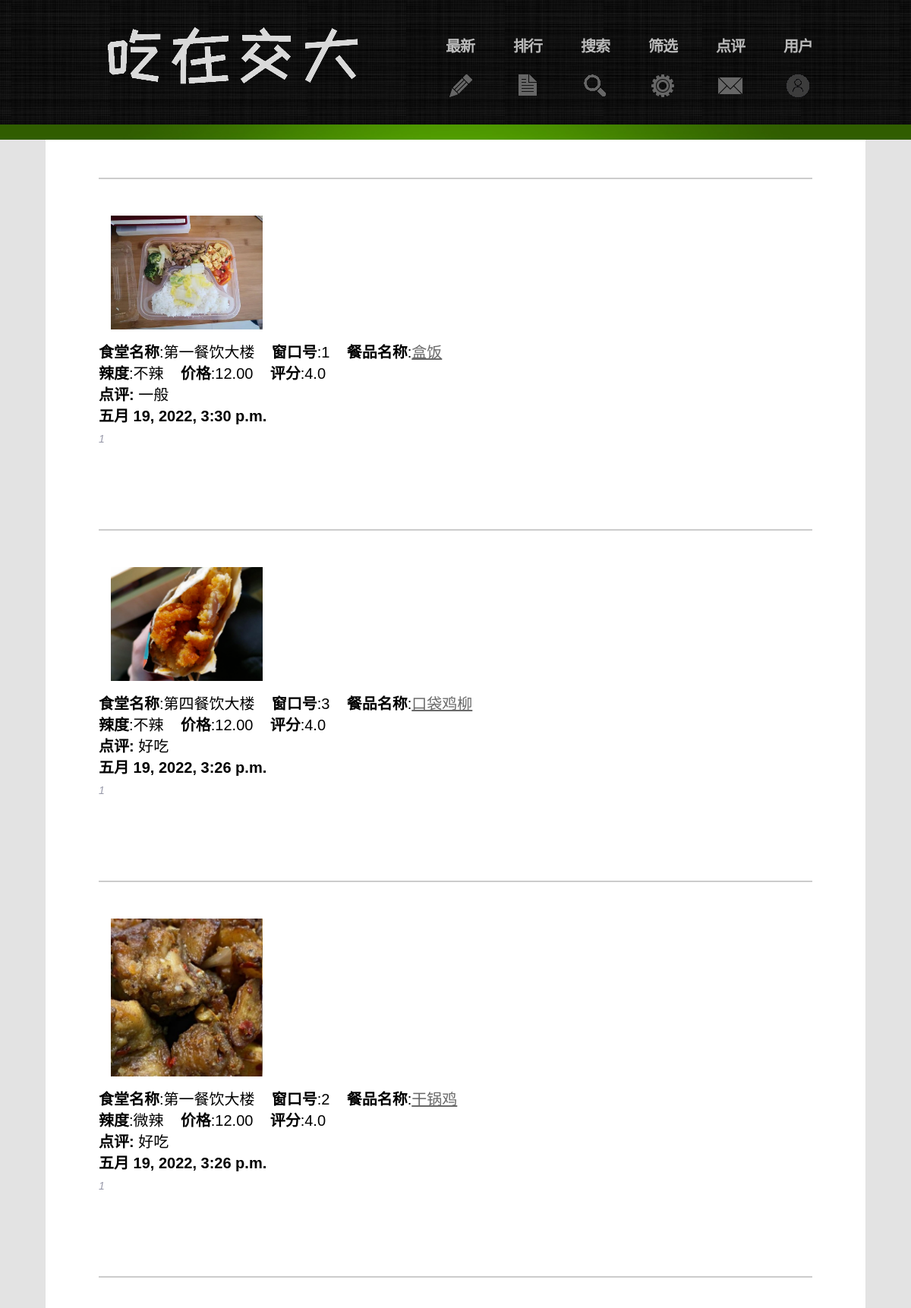
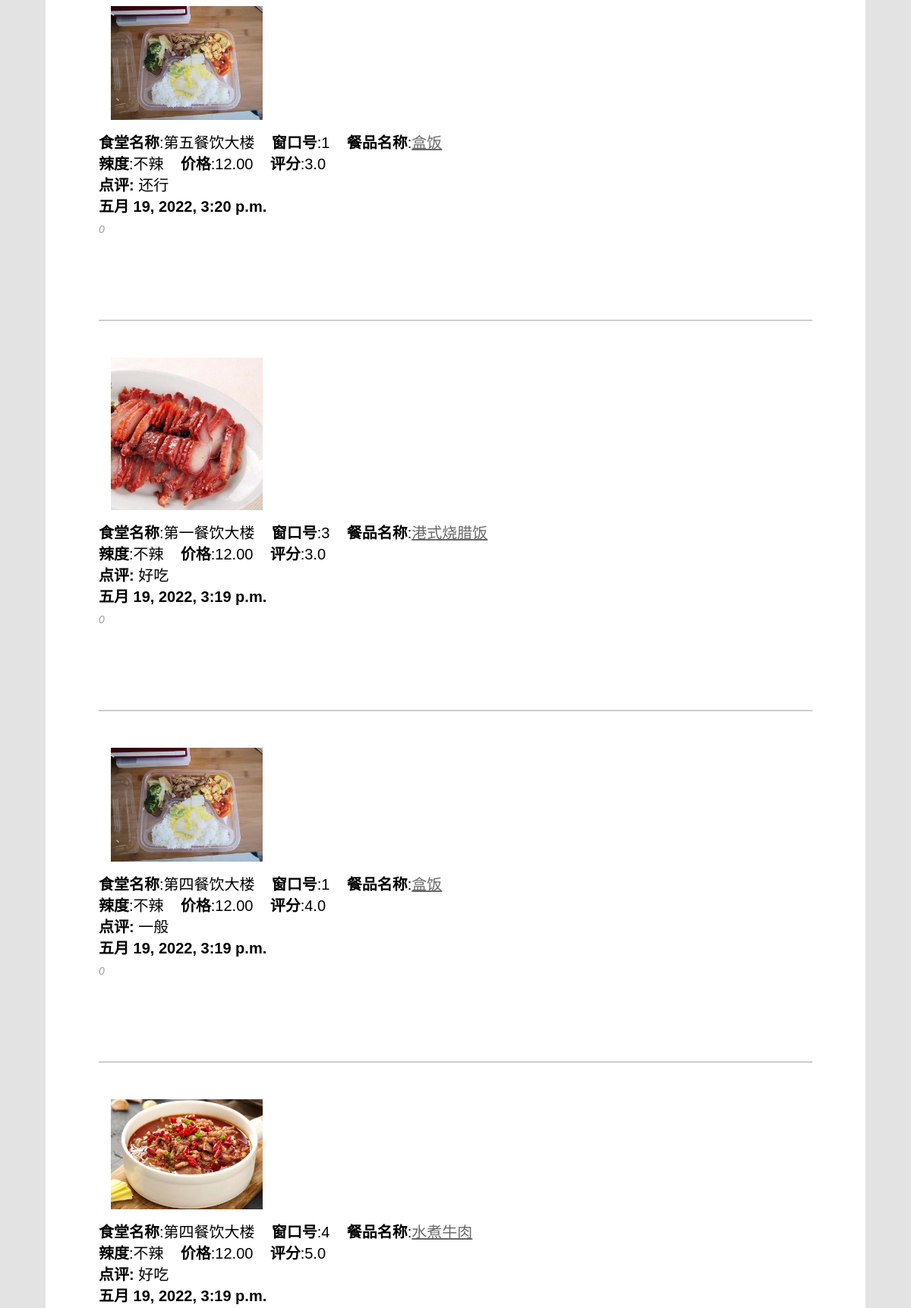
The app's page /index/latest (signed in, upper part) with its own data (2 pictures, top to bottom).
### comment/models.py (models this page shows)
class comment(models.Model):
    content = models.TextField('content')
    stars = models.IntegerField('stars', default=0)
    created_time = models.DateTimeField('created_time', auto_now_add=True)
    updated_time = models.DateTimeField('updated_time', auto_now=True)
    user = models.ForeignKey(User, on_delete=models.CASCADE)
    food = models.ForeignKey(food, on_delete=models.CASCADE, default="")
    likes = models.IntegerField('Likes', default = 0)
    unlikes = models.IntegerField('Unlikes', default = 0)

### food/models.py (models this page shows, shortened)
class food(models.Model):
    foodID = models.IntegerField('foodID', primary_key=True)  #6位
    name = models.CharField('name', max_length=20)
    price = models.DecimalField('price', max_digits=7, decimal_places=2)
    stars = models.DecimalField('stars', max_digits=3, decimal_places=1, default=0)
    spiciness = models.IntegerField('spiciness', default=1)

### index/views.py (the view)
    def wrap(request, *args, **kwargs):
        if 'username' not in request.session:
            c_username = request.COOKIES.get('username')
            if not c_username:
                return HttpResponseRedirect('/index')
            else:
                request.session['username'] = c_username
        return fn(request, *args, **kwargs)

### index/templatetags/restaurant.py (called while the page is built)
@register.filter("restaurant")
def restaurant_name(foodID):
    return foodid2(foodID)

def foodid2(foodID):
    restaurant_list = ['第一餐饮大楼','第二餐饮大楼','第三餐饮大楼','第四餐饮大楼','第五餐饮大楼','第六餐饮大楼','第七餐饮大楼',
                       '玉兰苑','哈乐餐厅']
    restaurant = restaurant_list[int(foodID/100000) - 1]
    return restaurant

### index/templatetags/spiciness.py (called while the page is built)
@register.filter("spiciness")
def spiciness_num(num):
    return spiciness2(num)

def spiciness2(num):
    spiciness_list = ['不辣', '微辣','辣','很辣']
    spiciness = spiciness_list[num - 1]
    return spiciness

### index/templatetags/windownum.py (called while the page is built)
@register.filter("windownum")
def window_num(foodID):
    return int(foodID/100%100)

### index/views.py (called while the page is built)
def check_login(fn):
    def wrap(request, *args, **kwargs):
        if 'username' not in request.session:
            c_username = request.COOKIES.get('username')
            if not c_username:
                return HttpResponseRedirect('/index')
            else:
                request.session['username'] = c_username
        return fn(request, *args, **kwargs)
    return wrap

@check_login
def latest_view(request):
    comment_list = comment.objects.all()
    comment_list = comment.objects.order_by('-created_time')
    paginator = Paginator(comment_list, 7) # Show 20 food per page.
    page_number = request.GET.get('page')
    page_obj = paginator.get_page(page_number)
    return render(request, 'index/latest.html',locals())

### index/templates/index/latest.html (shortened to what this page needs)
<!DOCTYPE html>
<html lang="zh">
  <head>
    <link rel="stylesheet" href="/static/css/wx_reset.css" type="text/css" media="all" />
    <link rel="stylesheet" href="/static/css/wx_layout.css" type="text/css" media="all" />
    <link rel="stylesheet" href="/static/css/wx_style.css" type="text/css" media="all" />
    <link rel="stylesheet" href="/static/css/wx_zerogrid.css" />
    <link rel="stylesheet" href="/static/css/wx_responsive.css" />
      {%load windownum%}
      {%load restaurant%}
      {%load spiciness%}
    <body id="page2" style="background:rgb(227, 227, 227);">
        <div class="body1">
          <div class="body2">
            <div class="body5">
              <div class="main zerogrid">
                <header>
                  <div class="wrapper row">
                    <h1>
                        <a href="/index" id="logo"><img src="/static/images/logo.png"/></a>
                    </h1>
                    <nav>
                        <ul id="menu">
                          {%if request.session.username%}
                          <li id="nav2">
                            <a href="/index/latest"> 最新 </a>
                          </li>
                          <li id="nav3">
                            <a href="/index/top"> 排行</a>
                          </li>
                          <li id="nav7">
                            <a href="/index/search"> 搜索</a>
                          </li>
                          <li id="nav4">
                            <a href="/index/sift"> 筛选 </a>
                          </li>
                          <li id="nav5">
                            <a href = "/index/remark"> 点评</a>
                          </li>
                          <li id="nav6">
                            <a href="/user/info"> 用户</a>
                          </li>
                        {%endif%}
                        </ul>
                      </nav>
                  </div>
                </header>
              </div>
            </div>
          </div>
        </div>
        <div class="body3" style="width:90%; position: relative; top: 10%; bottom: 10%; left: 0; right: 0; margin: auto;background: white;" >
            <div class="main zerogrid">
              <article id="content">
                <div class="wrapper tabs">
                  <div>
                    {% for comment in page_obj %}
                    <div class="wrapper pad_bot2">
                      <div class="results-message">
                      </div>
                      <div class="flex-row justify-content-flex-start">
                        <div class="image-container">
                            <img src="/static/images/{{comment.food.foodID}}.jpg"
                            width="200px" height="200px"  >
                        </div>
                      </div>
                      <p class="pad_bot1">
                        <strong>食堂名称</strong>:{{comment.food.foodID|restaurant}}&nbsp;&nbsp;&nbsp;
                        <strong>窗口号</strong>:{{comment.food.foodID|windownum }}&nbsp;&nbsp;&nbsp;
                        <strong>餐品名称</strong>:<a href="/food/{{comment.food.foodID}}">{{comment.food.name}}</a><br/>
                        <strong >辣度</strong>:{{comment.food.spiciness|spiciness}}&nbsp;&nbsp;&nbsp;
                        <strong>价格</strong>:{{comment.food.price}}&nbsp;&nbsp;&nbsp;
                        <strong>评分</strong>:{{comment.food.stars}}<br />
                        <strong>点评:</strong>
                        {{comment.content}}<br />
                        <strong>{{comment.created_time}} </strong>
                        <div id="dianzan{{forloop.counter}}">
                          <span id="num{{forloop.counter}}" style="color: rgb(153, 154, 170);">{{comment.likes}}</span>
                      </div>
                        <br />
                        <br />
                      </p>
                    </div>
                    {% endfor %}
                  </div>
                </div>
              </article>
            </div>
          </div>
      </body>
    </html>

### index/static/css/wx_style.css (style rules this page uses)
article, aside, audio, canvas, command, datalist, details, embed, figcaption, figure, footer, header, hgroup, keygen, meter, nav, output, progress, section, source, video { display: block; }
.wrapper { width: 100%; overflow: hidden; }
body { background: rgb(227, 227, 227); border: 0; font: 14px "Trebuchet MS", Arial, Helvetica, sans-serif; color: #696969; line-height: 22px; font-style: italic; }
.body1 { background: url(../images/bg.jpg) bottom center repeat; }
.body2 { background: url(../images/bg_top2.gif) bottom repeat-x; }
.body3 { background: white; }
.body5 { background: url(../images/bg_top_img.jpg) center bottom no-repeat; }
.main { margin: 0 auto; }
a { color: #696969; text-decoration: underline; outline: none; }
h1 { float: left; }
p { padding-bottom: 24px; font-size: 20px; line-height: 28px; font-style: normal; color: #000; }
header { padding-top: 34px; min-height: 150px; }
#logo { display: block; margin-left: 10px; }
#menu { float: right; padding-top: 15px; }
#menu li { float: left; padding-left: 51px; }
#menu li a { display: block; font: 20px "Trebuchet MS", Arial, Helvetica, sans-serif; line-height: 1.2em; color: #bbb; text-transform: uppercase; text-decoration: none; text-align: center; letter-spacing: -1px; height: 79px; font-style: normal; font-weight: 700; }
#menu #nav2 a { background: url(../images/menu_icon2.gif) bottom center no-repeat; }
#menu #nav3 a { background: url(../images/menu_icon3.gif) bottom center no-repeat; }
#menu #nav4 a { background: url(../images/menu_icon4.gif) bottom center no-repeat; }
#menu #nav5 a { background: url(../images/menu_icon5.gif) bottom center no-repeat; }
#menu #nav6 a { background: url(../images/menu_icon6.gif) bottom center no-repeat; }
#menu #nav7 a { background: url(../images/menu_icon7.gif) bottom center no-repeat; }
#content { padding-top: 50px; padding-bottom: 36px; }
.pad_bot1 { padding-bottom: 5px; }
.pad_bot2 { padding-bottom: 40px; }
.results-message { padding: 1rem; color: #888; border-top: 2px solid #ccc; }
.flex-row, .social-networks, .search-container { display: flex; flex-direction: row; }
.justify-content-flex-start { justify-content: flex-start; }
.image-container { width: 300px; margin: 1rem; grid-column: 1; grid-row: 1; }

### index/static/css/wx_zerogrid.css (style rules this page uses)
.zerogrid { width: 940px; position: relative; margin: 0 auto; padding: 0px; }
.zerogrid:after { content: "\0020"; display: block; height: 0; clear: both; visibility: hidden; }
.zerogrid .row:before,.row:after { content: '\0020'; display: block; overflow: hidden; visibility: hidden; width: 0; height: 0; }
.zerogrid .row:after { clear: both; }
.zerogrid .row { zoom: 1; }

### index/static/css/wx_responsive.css (style rules this page uses)
html { -webkit-text-size-adjust: none; }
img { max-width:100%; height: auto; width: auto\9; }

### records on screen
comment: food.foodID (picture), food.foodID|restaurant "第一餐饮大楼", food.foodID|windownum "1", food.name "盒饭", food.spiciness|spiciness "不辣", food.price "12.00", food.stars "4.0", content "一般", created_time "五月 19, 2022, 3:30 p.m.", likes "1"
comment: food.foodID (picture), food.foodID|restaurant "第四餐饮大楼", food.foodID|windownum "3", food.name "口袋鸡柳", food.spiciness|spiciness "不辣", food.price "12.00", food.stars "4.0", content "好吃", created_time "五月 19, 2022, 3:26 p.m.", likes "1"
comment: food.foodID (picture), food.foodID|restaurant "第一餐饮大楼", food.foodID|windownum "2", food.name "干锅鸡", food.spiciness|spiciness "微辣", food.price "12.00", food.stars "4.0", content "好吃", created_time "五月 19, 2022, 3:26 p.m.", likes "1"
comment: food.foodID (picture), food.foodID|restaurant "第五餐饮大楼", food.foodID|windownum "1", food.name "盒饭", food.spiciness|spiciness "不辣", food.price "12.00", food.stars "3.0", content "还行", created_time "五月 19, 2022, 3:20 p.m.", likes "0"
comment: food.foodID (picture), food.foodID|restaurant "第一餐饮大楼", food.foodID|windownum "3", food.name "港式烧腊饭", food.spiciness|spiciness "不辣", food.price "12.00", food.stars "3.0", content "好吃", created_time "五月 19, 2022, 3:19 p.m.", likes "0"
comment: food.foodID (picture), food.foodID|restaurant "第四餐饮大楼", food.foodID|windownum "1", food.name "盒饭", food.spiciness|spiciness "不辣", food.price "12.00", food.stars "4.0", content "一般", created_time "五月 19, 2022, 3:19 p.m.", likes "0"
comment: food.foodID (picture), food.foodID|restaurant "第四餐饮大楼", food.foodID|windownum "4", food.name "水煮牛肉", food.spiciness|spiciness "不辣", food.price "12.00", food.stars "5.0", content "好吃", created_time "五月 19, 2022, 3:19 p.m."
